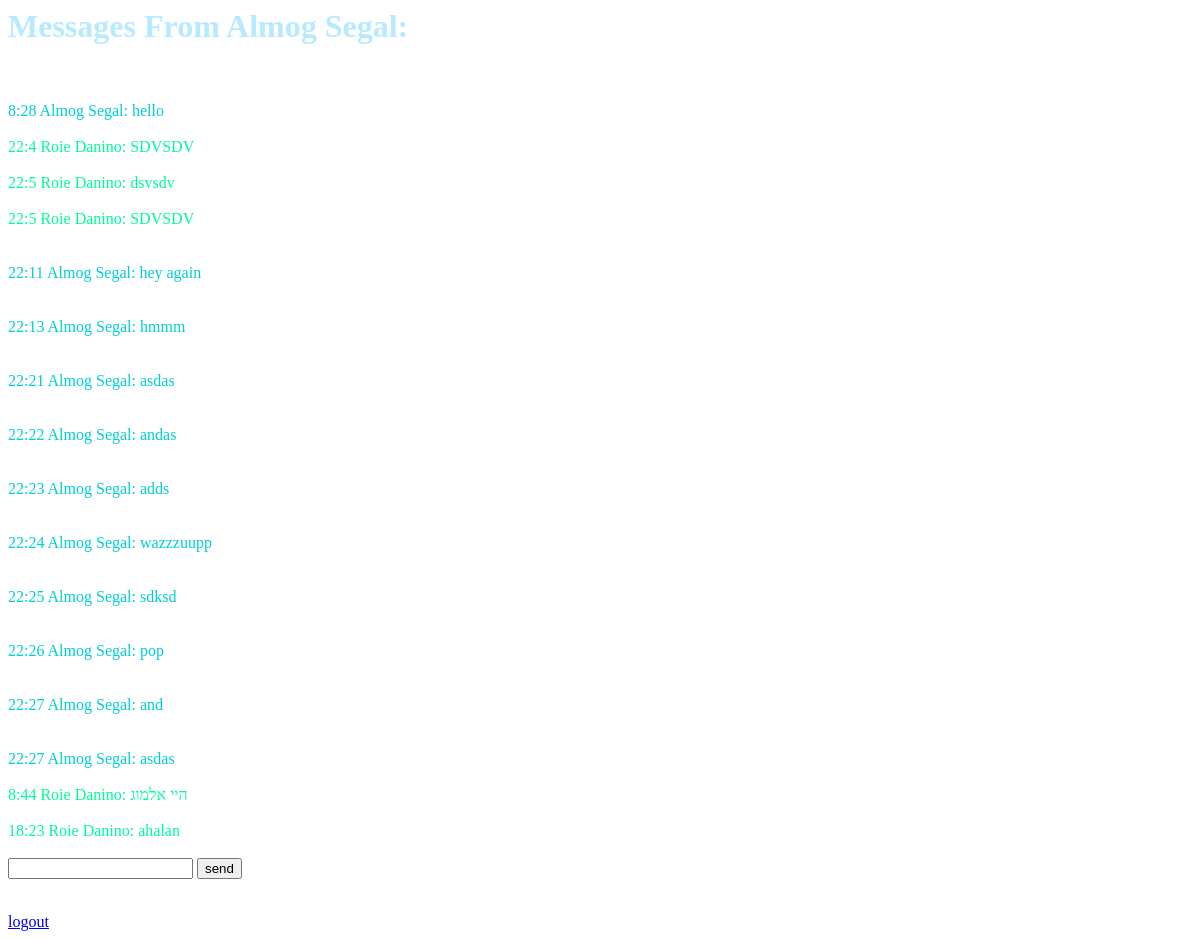
Page /watsapp/2/ (signed in) on the committed database.
### MsgApp/models.py (models this page shows)
class Message(models.Model): #ORM: Object to Relational Mapping
    sender = models.ForeignKey(User, related_name='sender')
    receiver = models.ForeignKey(User, related_name='receiver')
    content = models.TextField()
    pub_date = models.DateTimeField('date published')
    def __str__(self):
        return self.pub_date.hour.__str__()+":"+self.pub_date.minute.__str__() + " " + self.sender.get_full_name() + ": " + self.content.__str__()

### MsgApp/views.py (the view)
# urls.py: url(r'^(?P<user_id>[0-9]+)/$', views.message, name='message'),
@login_required(login_url='/watsapp/login/')    #watsapp/3/
@csrf_protect
def message(request, user_id):
    messages = Message.objects.filter(sender_id=user_id).filter(receiver_id=request.user.id).\
        __or__(Message.objects.filter(sender_id=request.user.id).filter(receiver_id=user_id))
    messages = messages.order_by('pub_date')
    somethings = Message.objects.filter()
    template = loader.get_template('MsgApp/messages.html')
    context = {'messages_list': messages,'user_id':user_id,'user_fullname':User.objects.filter(id=user_id).first()}
    return HttpResponse(template.render(context))

### MsgApp/templates/MsgApp/messages.html (shortened to what this page needs)
{%  load staticfiles %}
<link rel="stylesheet" tyoe="text/css" href="{% static 'MsgApp/style.css' %}" />
<!DOCTYPE html>
<html lang="en">
<head>
</head>
<body>
<h1>Messages From {{ user_fullname.get_full_name }}:</h1>
{% if messages_list %}
{% for aMessage in messages_list %}
    {% if aMessage.sender == user_fullname %}
        <br><recv><br>{{ aMessage }}</recv><br>
    {% else %}
        <br><sent>{{ aMessage }}</sent><br>
    {% endif %}
    {% endfor %}
{% else %}
    <noMessages> No Messages </noMessages>
{% endif %}
<br>
<form method="post" action="send/">
<tr>
    <tr><td><input type="text" name="new_message" required/></td></tr>
    <input type="submit" class="btn" value="send"/>
</tr>
</form>
<br>
<a href="logout" >
logout</a>
</body>
</html>

### MsgApp/static/MsgApp/style.css (style rules this page uses)
h1 { color: #b7e9ff }
html { background-image: url("https://wallpapercave.com/wp/vcN105S.png") ; background-size:90% }
sent { color:mediumspringgreen }
recv { color:darkturquoise }

### rows in the picture
Message: pub_date+sender+content "8:28 Almog Segal: hello"
Message: pub_date+sender+content "22:4 Roie Danino: SDVSDV"
Message: pub_date+sender+content "22:5 Roie Danino: dsvsdv"
Message: pub_date+sender+content "22:5 Roie Danino: SDVSDV"
Message: pub_date+sender+content "22:11 Almog Segal: hey again"
Message: pub_date+sender+content "22:13 Almog Segal: hmmm"
Message: pub_date+sender+content "22:21 Almog Segal: asdas"
Message: pub_date+sender+content "22:22 Almog Segal: andas"
Message: pub_date+sender+content "22:23 Almog Segal: adds"
Message: pub_date+sender+content "22:24 Almog Segal: wazzzuupp"
Message: pub_date+sender+content "22:25 Almog Segal: sdksd"
Message: pub_date+sender+content "22:26 Almog Segal: pop"
Message: pub_date+sender+content "22:27 Almog Segal: and"
Message: pub_date+sender+content "22:27 Almog Segal: asdas"
Message: pub_date+sender+content "8:44 Roie Danino: היי אלמוג"
Message: pub_date+sender+content "18:23 Roie Danino: ahalan"

### other values in the picture
{{ user_fullname.get_full_name }} "Almog Segal"
